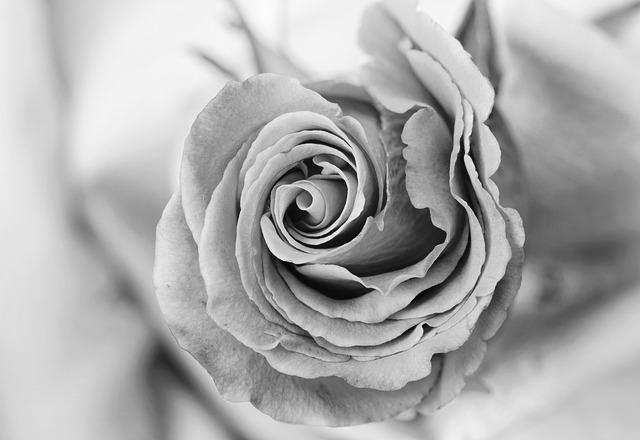
#> input picture rose_grey.png, 640 x 440 px
$ jupyter execute --allow-errors 'Week 3 - Part 1.ipynb'
#> lines starting #> are read from the running program, lines starting #| are printed output that depends on the picture
[cell 1]
import cv2
import numpy as np
import matplotlib.pyplot as plt

[cell 2]
img = cv2.imread('rose.jpg')

# Image Inversion

#> (a cell that did not finish here is left out)

#> (a cell that did not finish here is left out)

#> (a cell that did not finish here is left out)

#> (a cell that did not finish here is left out)

#> (a cell that did not finish here is left out)

[cell 8]
img = cv2.imread('rose_grey.png',0)
#> img is the input picture: shape (440, 640); min 0, max 251, mean 172.2

[cell 9]
plt.imshow(img,cmap='gray',interpolation='bicubic')

[cell 10]
plt.hist(img.ravel(),256,[0,256])
plt.show()
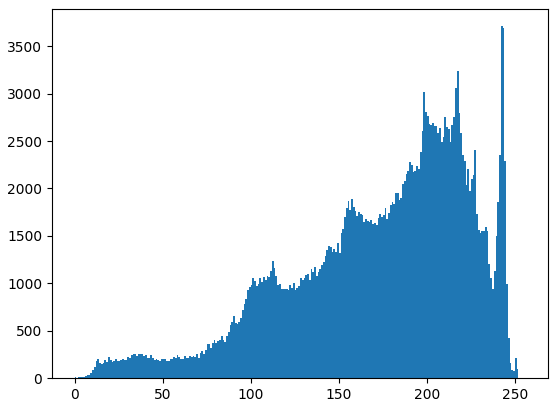
#> figure drawn by matplotlib, 1 panel; tallest bar 3710 high, from x = 242 to 243

[cell 11]
img2 = 255 - img
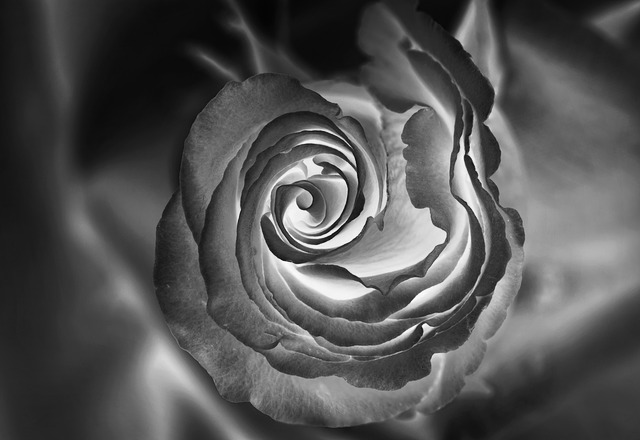
#> img2: shape (440, 640); min 4, max 255, mean 82.8

[cell 12]
plt.imshow(img2,cmap='gray',interpolation='bicubic')

[cell 13]
plt.hist(img2.ravel(),256,[0,256])
plt.show()
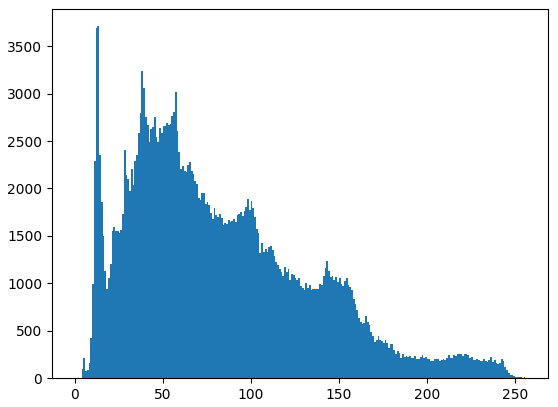
#> figure drawn by matplotlib, 1 panel; tallest bar 3710 high, from x = 13 to 14

# Histogram Equalization

[cell 14]
# creating a Histograms Equalization
# of a image using cv2.equalizeHist()
equ = cv2.equalizeHist(img)
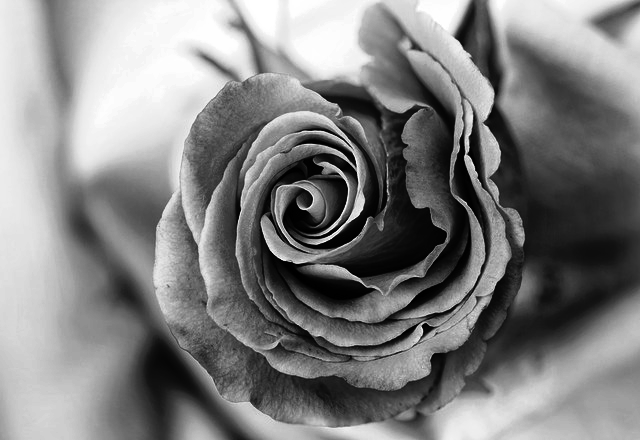
#> equ: shape (440, 640); min 0, max 255, mean 128.3

# stacking images side-by-side
res = np.hstack((img, equ))
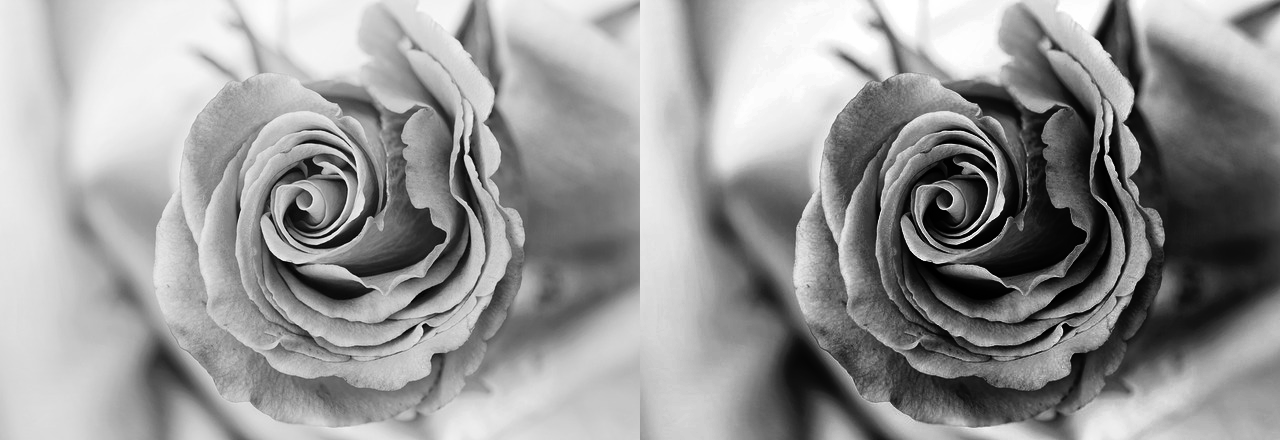
#> res: shape (440, 1280); min 0, max 255, mean 150.3

[cell 15]
plt.imshow(res,cmap='gray',interpolation='bicubic')

[cell 16]
plt.imshow(equ,cmap='gray',interpolation='bicubic')

# Non Local Denoising

http://demo.ipol.im/demo/bcm_non_local_means_denoising/

# Median Filter

[cell 17]
def add_salt_and_pepper(gb, prob):
    '''Adds "Salt & Pepper" noise to an image.
    gb: should be one-channel image with pixels in [0, 1] range
    prob: probability (threshold) that controls level of noise'''
#> called with prob = 0.09

    rnd = np.random.rand(gb.shape[0], gb.shape[1])
    noisy = gb.copy()
    noisy[rnd < prob] = 0
    noisy[rnd > 1 - prob] = 1
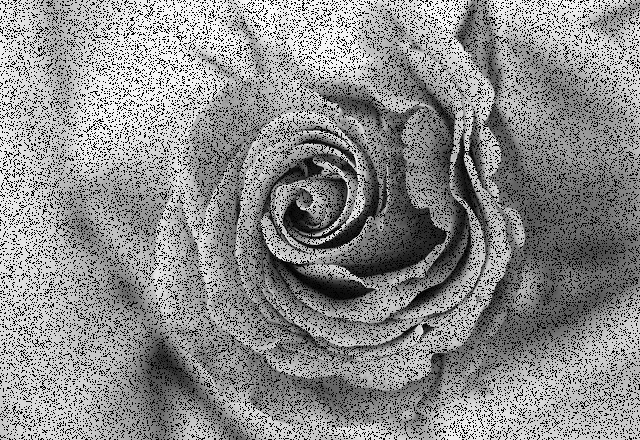
#> noisy: shape (440, 640); min 0, max 251, mean 141.3
    return noisy

[cell 18]
img = cv2.imread('rose_grey.png',0)

[cell 19]
plt.imshow(img,cmap='gray',interpolation='bicubic')

[cell 20]
noisy = add_salt_and_pepper(img, 0.09)

[cell 21]
plt.imshow(noisy,cmap='gray',interpolation='bicubic')

[cell 22]
final = cv2.medianBlur(noisy, 3)
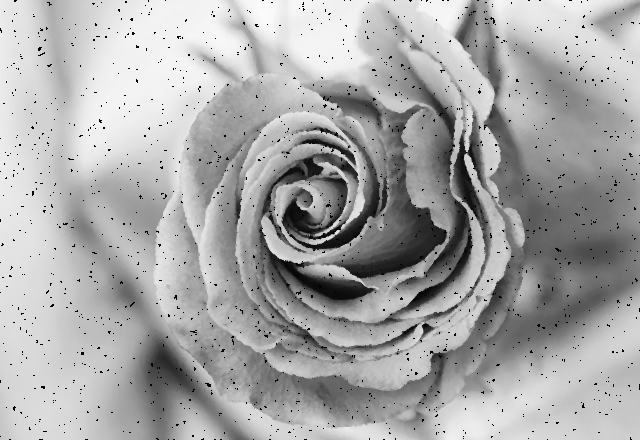
#> final: shape (440, 640); min 0, max 251, mean 168.4
